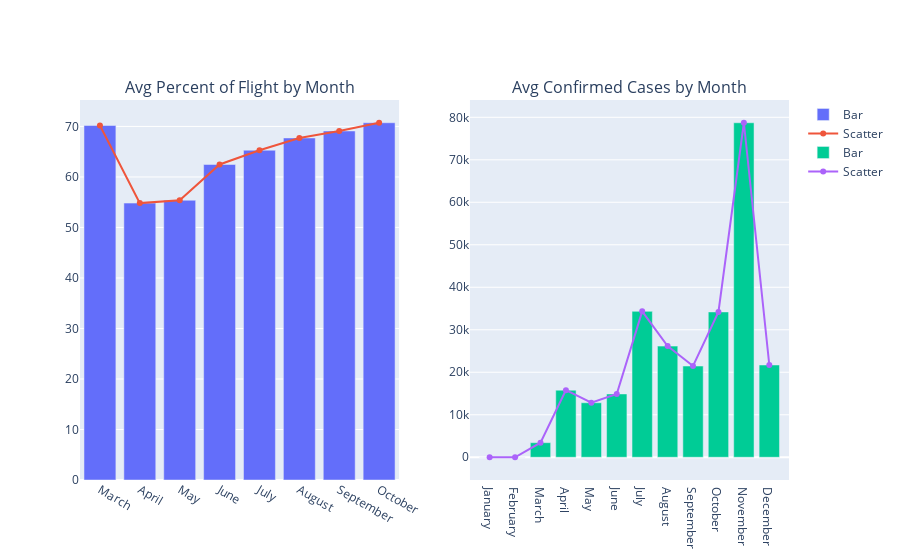

The code cell stored with this chart in its notebook:
### Code cell
fig_bar = make_subplots(rows=1, cols=2, start_cell='bottom-left', subplot_titles=('Avg Percent of Flight by Month', 'Avg Confirmed Cases by Month'))
fig_bar.add_trace(go.Bar(x=month_percent['Month'], y=month_percent['Percentage'], name='Bar'), row=1, col=1)
fig_bar.add_trace(go.Scatter(x=month_percent['Month'], y=month_percent['Percentage'], name='Scatter'), row=1, col=1)

fig_bar.add_trace(go.Bar(x=month_cases['Month'], y=month_cases['Cases'], name='Bar'), row=1, col=2)
fig_bar.add_trace(go.Scatter(x=month_cases['Month'], y=month_cases['Cases'], name='Scatter'), row=1, col=2)

fig_bar.show()

### Figure 1 — Plotly figure (JSON) as saved in the notebook; plotly's stock layout.template omitted (floating-point values rounded to 4 significant figures)
{"data": [{"name": "Bar", "type": "bar", "x": ["March", "April", "May", "June", "July", "August", "September", "October"], "xaxis": "x", "y": [70.18, 54.82, 55.39, 62.46, 65.29, 67.72, 69.1, 70.73], "yaxis": "y"}, {"name": "Scatter", "type": "scatter", "x": ["March", "April", "May", "June", "July", "August", "September", "October"], "xaxis": "x", "y": [70.18, 54.82, 55.39, 62.46, 65.29, 67.72, 69.1, 70.73], "yaxis": "y"}, {"name": "Bar", "type": "bar", "x": ["January", "February", "March", "April", "May", "June", "July", "August", "September", "October", "November", "December"], "xaxis": "x2", "y": [0.125, 0.3036, 3429.0, 15790.0, 12830.0, 14900.0, 34330.0, 26150.0, 21460.0, 34200.0, 78720.0, 21710.0], "yaxis": "y2"}, {"name": "Scatter", "type": "scatter", "x": ["January", "February", "March", "April", "May", "June", "July", "August", "September", "October", "November", "December"], "xaxis": "x2", "y": [0.125, 0.3036, 3429.0, 15790.0, 12830.0, 14900.0, 34330.0, 26150.0, 21460.0, 34200.0, 78720.0, 21710.0], "yaxis": "y2"}], "layout": {"annotations": [{"font": {"size": 16}, "showarrow": false, "text": "Avg Percent of Flight by Month", "x": 0.225, "xanchor": "center", "xref": "paper", "y": 1, "yanchor": "bottom", "yref": "paper"}, {"font": {"size": 16}, "showarrow": false, "text": "Avg Confirmed Cases by Month", "x": 0.775, "xanchor": "center", "xref": "paper", "y": 1, "yanchor": "bottom", "yref": "paper"}], "xaxis": {"anchor": "y", "domain": [0, 0.45]}, "xaxis2": {"anchor": "y2", "domain": [0.55, 1]}, "yaxis": {"anchor": "x", "domain": [0, 1]}, "yaxis2": {"anchor": "x2", "domain": [0, 1]}}}
